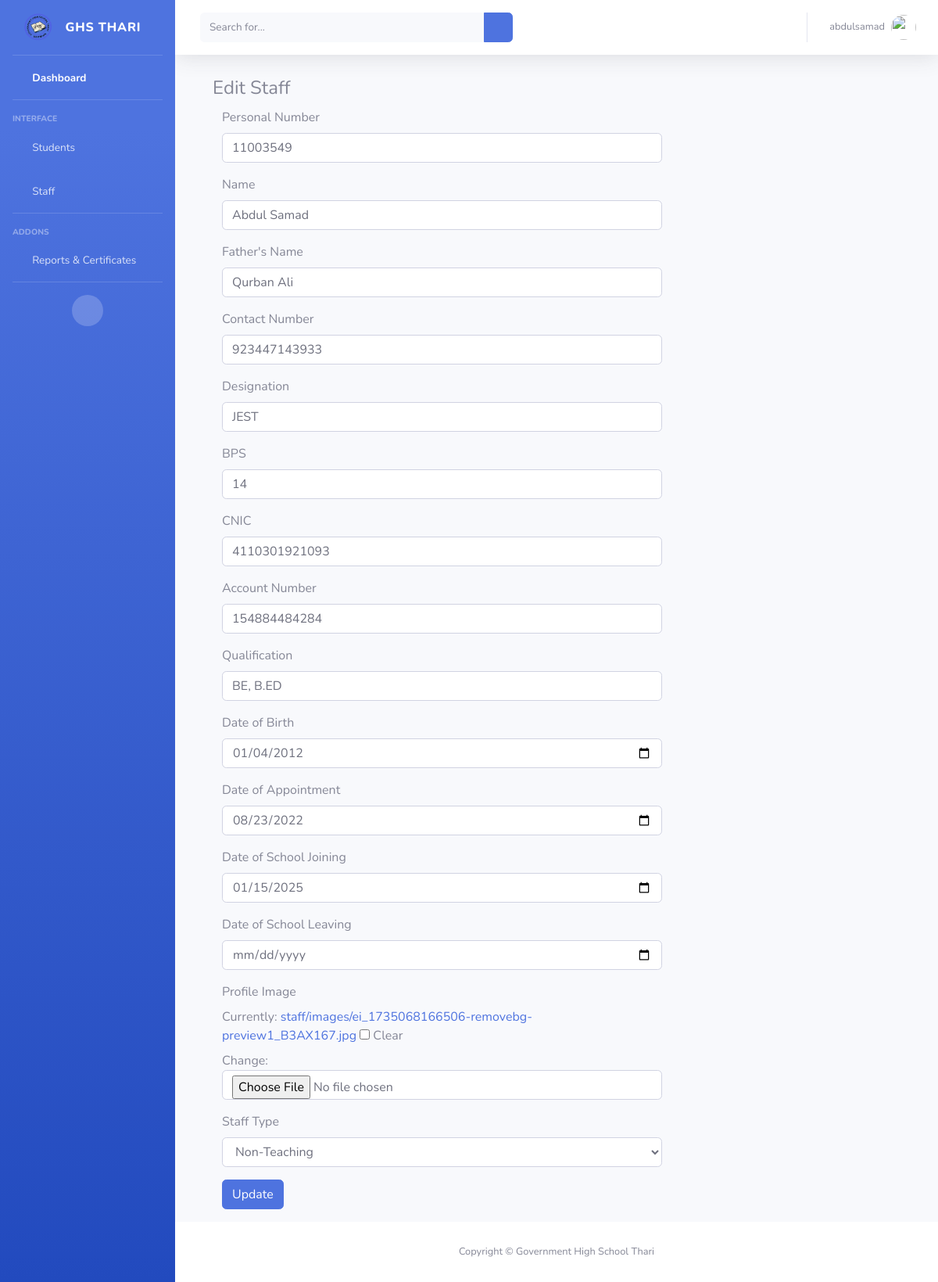
The page /staff/update/11003549/ (signed in) on the database its author committed.
### staff/models.py (models this page shows, shortened)
class Staff(models.Model):
    TEACHING = 'Teaching'
    NON_TEACHING = 'Non-Teaching'
    STAFF_TYPE_CHOICES = [
        (TEACHING, 'Teaching'),
        (NON_TEACHING, 'Non-Teaching'),
    ]
    personal_number = models.CharField(max_length=20, primary_key=True, verbose_name="Personal Number")
    name = models.CharField(max_length=100, verbose_name="Name")
    father_name = models.CharField(max_length=100, verbose_name="Father's Name")
    contact_number = models.CharField(max_length=15, verbose_name="Contact Number")
    designation = models.CharField(max_length=50, verbose_name="Designation")
    bps = models.IntegerField(verbose_name="BPS")  # Basic Pay Scale
    cnic = models.CharField(max_length=15, verbose_name="CNIC")
    account_no = models.CharField(max_length=30, verbose_name="Account Number")
    qualification = models.CharField(max_length=100, null=True, blank=True, verbose_name="Qualification")
    date_of_birth = models.DateField(verbose_name="Date of Birth")
    date_of_appointment = models.DateField(null=True, blank=True, verbose_name="Date of Appointment")
    date_of_school_joining = models.DateField(verbose_name="Date of School Joining")
    date_of_school_leaving = models.DateField(null=True, blank=True, verbose_name="Date of School Leaving")  # New Field
    image = models.ImageField(upload_to='staff/images/', null=True, blank=True, verbose_name="Profile Image")
    staff_type = models.CharField(
        max_length=20,
        choices=STAFF_TYPE_CHOICES,
        default=NON_TEACHING,
        verbose_name="Staff Type"
    )

### staff/views.py (the view)
# urls.py: path('update/<int:pk>/', views.update_staff, name='update_staff'),  # Update staff view
@login_required
def update_staff(request, pk):
    staff_member = get_object_or_404(Staff, pk=pk)
    if request.method == 'POST':
        form = StaffForm(request.POST, request.FILES, instance=staff_member)
        if form.is_valid():
            form.save()
            return redirect('staff_list')
    else:
        form = StaffForm(instance=staff_member)
    return render(request, 'staff/update_staff.html', {'form': form, 'staff_member': staff_member})

### staff/forms.py
class StaffForm(forms.ModelForm):
    class Meta:
        model = Staff
        fields = '__all__'
        widgets = {
            'date_of_birth': forms.DateInput(attrs={'type': 'date', 'class': 'form-control'}),
            'date_of_appointment': forms.DateInput(attrs={'type': 'date', 'class': 'form-control'}),
            'date_of_school_joining': forms.DateInput(attrs={'type': 'date', 'class': 'form-control'}),
            'date_of_school_leaving': forms.DateInput(attrs={'type': 'date', 'class': 'form-control'}),
            'image': forms.ClearableFileInput(attrs={'class': 'form-control-file'}),  # Widget for image upload
        }
    def __init__(self, *args, **kwargs):
        super().__init__(*args, **kwargs)
        for field_name, field in self.fields.items():
            field.widget.attrs['class'] = 'form-control'
            field.widget.attrs['placeholder'] = field.label

### staff/templates/staff/update_staff.html (shortened to what this page needs)
{% extends 'base.html' %}
{% block content %}
<div class="container">
    <form class="well form-horizontal" method="post" id="staff_form" enctype="multipart/form-data">
        <fieldset>
            <legend>Edit Staff</legend>
            {% for field in form %}
            <div class="form-group">
                <label class="col-md-6 control-label">{{ field.label }}</label>
                <div class="col-md-8">
                    {{ field }}
                </div>
            </div>
            {% endfor %}
            <div class="form-group">
                <div class="col-md-6 col-md-offset-4">
                    <button type="submit" class="btn btn-primary">Update</button>
                </div>
            </div>
        </fieldset>
    </form>
</div>
{% endblock %}

### school_management_system/templates/base.html (shortened to what this page needs)
{% load static %}
<!DOCTYPE html>
<html lang="en">
<head>
    <link href="{% static 'students/vendor/fontawesome-free/css/all.min.css' %}" rel="stylesheet" type="text/css">
    <link rel="stylesheet" href="{% static 'students/css/sb-admin-2.css' %}">
    <link rel="stylesheet" href="{% static 'students/css/style.css' %}">
    <link rel="stylesheet" href="{% static 'students/vendor/datatables/dataTables.bootstrap4.min.css' %}">
</head>
<body id="page-top">
    <div id="wrapper">
        <ul class="navbar-nav bg-gradient-primary sidebar sidebar-dark accordion" id="accordionSidebar">
            <a class="sidebar-brand d-flex align-items-center justify-content-center" href="{% url 'dashboard' %}">
                <div class="sidebar-brand-icon rotate-n-15">
                    <img class="rounded-circle logo-icon" src="{% static 'students/images/logo.png' %}" alt="Logo">
                </div>
                <div class="sidebar-brand-text mx-3">GHS Thari</div>
            </a>
            <hr class="sidebar-divider my-0">
            <li class="nav-item active">
                <a class="nav-link" href="{% url 'dashboard' %}">
                    <i class="fas fa-fw fa-tachometer-alt"></i>
                    <span>Dashboard</span></a>
            </li>
            <hr class="sidebar-divider">
            <div class="sidebar-heading">
                Interface
            </div>
            <li class="nav-item">
                <a class="nav-link collapsed" href="#" data-toggle="collapse" data-target="#collapseTwo"
                    aria-expanded="true" aria-controls="collapseTwo">
                    <i class="fas fa-fw fa-cog"></i>
                    <span>Students</span>
                </a>
            </li>
            <li class="nav-item">
                <a class="nav-link collapsed" href="#" data-toggle="collapse" data-target="#collapseUtilities"
                    aria-expanded="true" aria-controls="collapseUtilities">
                    <i class="fas fa-fw fa-wrench"></i>
                    <span>Staff</span>
                </a>
            </li>
            <hr class="sidebar-divider">
            <div class="sidebar-heading">
                Addons
            </div>
            <li class="nav-item">
                <a class="nav-link collapsed" href="#" data-toggle="collapse" data-target="#collapsePages"
                    aria-expanded="true" aria-controls="collapsePages">
                    <i class="fas fa-fw fa-folder"></i>
                    <span>Reports & Certificates</span>
                </a>
            </li>
            <hr class="sidebar-divider d-none d-md-block">
            <div class="text-center d-none d-md-inline">
                <button class="rounded-circle border-0" id="sidebarToggle"></button>
            </div>
        </ul>
        <div id="content-wrapper" class="d-flex flex-column">
            <div id="content">
                <nav class="navbar navbar-expand navbar-light bg-white topbar mb-4 static-top shadow">
                    <form
                        class="d-none d-sm-inline-block form-inline mr-auto ml-md-3 my-2 my-md-0 mw-100 navbar-search">
                        <div class="input-group">
                            <input type="text" class="form-control bg-light border-0 small" placeholder="Search for..."
                                aria-label="Search" aria-describedby="basic-addon2">
                            <div class="input-group-append">
                                <button class="btn btn-primary" type="button">
                                    <i class="fas fa-search fa-sm"></i>
                                </button>
                            </div>
                        </div>
                    </form>
                    <ul class="navbar-nav ml-auto">
                        <li class="nav-item dropdown no-arrow">
                            <a class="nav-link dropdown-toggle" href="#" id="userDropdown" role="button"
                                data-toggle="dropdown" aria-haspopup="true" aria-expanded="false">
                                <span class="mr-2 d-none d-lg-inline text-gray-600 small">{{ request.user.username }}</span>
                                <img class="img-profile rounded-circle"  src="{% static 'students/img/undraw_profile.svg' %}"
                                    >
                            </a>
                        </li>
                    </ul>
                </nav>
                <div class="container-fluid">
                    {% block content %}
                    {% endblock %}
                </div>
            </div>
            <footer class="sticky-footer bg-white">
                <div class="container my-auto">
                    <div class="copyright text-center my-auto">
                        <span>Copyright &copy; Government High School Thari</span>
                    </div>
                </div>
            </footer>
        </div>
    </div>
</body>
</html>

### students/static/students/css/style.css (style rules this page uses)
.logo-icon { width: 40px; height: 40px; object-fit: cover; border-radius: 50%; }

### rows shown on the page
Staff: form "11003549" "Abdul Samad" "Qurban Ali" "923447143933" "JEST" "14" "4110301921093" "154884484284" "BE, B.ED" "01/04/2012" "08/23/2022" "01/15/2025" "Non-Teaching"

### other values the page prints
{{ request.user.username }} "abdulsamad"
{{ field.label }} "Personal Number" "Name" "Father's Name" "Contact Number" "Designation" "BPS" "CNIC" "Account Number" "Qualification" "Date of Birth" "Date of Appointment" "Date of School Joining" "Date of School Leaving" "Profile Image" "Staff Type"
